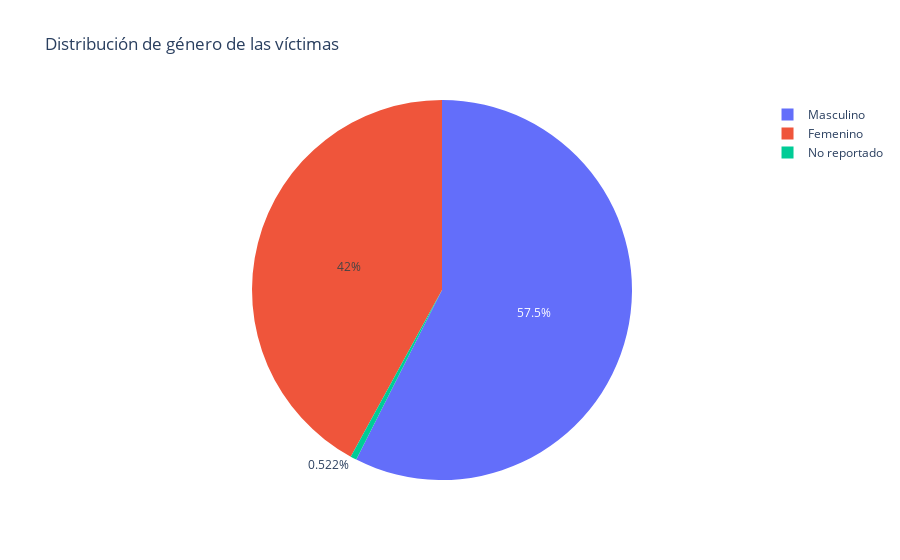

Here is the notebook cell this chart was saved with:
### Code cell
df_pie_genero = df_nacional.groupby(['GENERO '])['GENERO '].count().reset_index(name="count")

import plotly.express as px
fig = px.pie(df_pie_genero, values='count', names=['Femenino', 'Masculino', 'No reportado'], title="Distribución de género de las víctimas")
fig.show()

### Figure 1 — Plotly figure (JSON) as saved in the notebook; plotly's stock layout.template omitted (floating-point values rounded to 4 significant figures)
{"data": [{"domain": {"x": [0, 1], "y": [0, 1]}, "hovertemplate": "label=%{label}<br>count=%{value}<extra></extra>", "labels": ["Femenino", "Masculino", "No reportado"], "legendgroup": "", "name": "", "showlegend": true, "type": "pie", "values": [36476, 49863, 453]}], "layout": {"legend": {"tracegroupgap": 0}, "title": {"text": "Distribución de género de las víctimas"}}}
